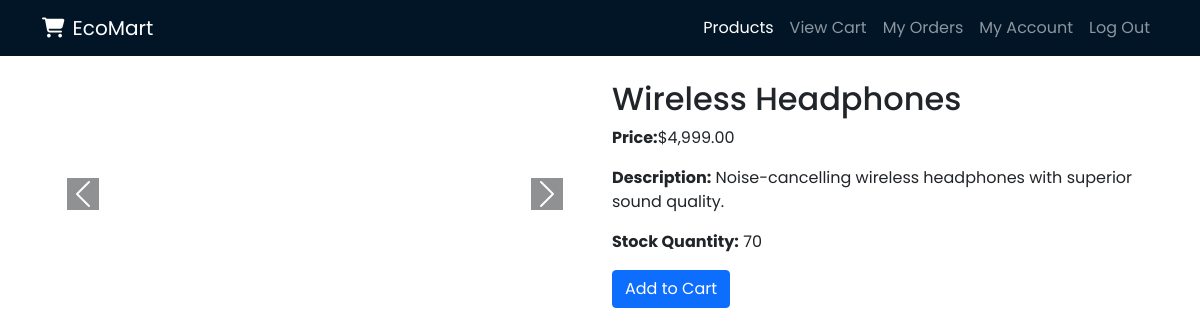
The page /productsDetails.php?product_id=7 (signed in) on the database its author committed.
### tables this page shows
CREATE TABLE `products` (
  `product_id` bigint(20) NOT NULL,
  `name` varchar(100) NOT NULL,
  `description` text DEFAULT NULL,
  `price` varchar(191) NOT NULL,
  `stock_quantity` int(11) NOT NULL,
  `category_id` bigint(20) DEFAULT NULL,
  `image_url` varchar(191) DEFAULT NULL,
  `created_at` timestamp NOT NULL DEFAULT current_timestamp()
);

### classes/Database.php (called while the page is built, shortened)
<?php
class Database {
    private $host = 'localhost';
    private $dbname = 'ecomart';
    private $username = 'root';
    private $password = '';
    private $conn;
    private function connect() {
        $this->conn = new PDO(
            "mysql:host={$this->host};dbname={$this->dbname}",
            $this->username,
            $this->password
        );
        $this->conn->setAttribute(PDO::ATTR_ERRMODE, PDO::ERRMODE_EXCEPTION);
    }
    public function getConnection() {
        return $this->conn;
    }
}

### classes/Product.php (called while the page is built, shortened)
<?php
require_once 'Database.php';
class Product
{
    private $conn;
    private $table = 'products';
    public function __construct() {
        $db = new Database();
        $this->conn = $db->getConnection();
    }
    public function getProductById($product_id)
    {
        $query = "SELECT * FROM " . $this->table . " WHERE product_id = :product_id";
        $stmt = $this->conn->prepare($query);
        $stmt->bindParam(':product_id', $product_id);
        $stmt->execute();
        return $stmt->fetch();
    }
}

### productsDetails.php (the view, shortened to what this page needs)
<?php
require_once 'classes/Product.php';
$product_id = isset($_GET['product_id']) ? $_GET['product_id'] : null;
$productinfo = new Product();
$product = $productinfo->getProductById($product_id);
?>
<?php
include_once 'templates/header.php';
include_once 'templates/navbar.php';
?>
<body style="margin-top: 80px;">
<div class="container mt-5">
    <div class="row d-flex justify-content-center align-items-center">
        <div class="col-md-6">
            <div id="productCarousel" class="carousel slide" data-bs-ride="carousel">
                <button class="carousel-control-prev" type="button" data-bs-target="#productCarousel" data-bs-slide="prev" >
                    <span class="carousel-control-prev-icon bg-dark" aria-hidden="true" ></span>
                </button>
                <button class="carousel-control-next" type="button" data-bs-target="#productCarousel" data-bs-slide="next">
                    <span class="carousel-control-next-icon bg-dark" aria-hidden="true"></span>
                </button>
            </div>
        </div>
        <div class="col-md-6">
            <h2><?php echo $product['name']; ?></h2>
            <p><strong>Price:</strong>$<?php echo number_format($product['price'], 2); ?></p>
            <p><strong>Description:</strong> <?php echo $product['description']; ?></p>
            <p><strong>Stock Quantity:</strong> <?php echo $product['stock_quantity']; ?></p>
            <form action="cart.php" method="post">
                <button type="submit" class="btn btn-primary d-flex justify-content-center align-items-center">Add to Cart</button>
            </form>
        </div>
    </div>
</div>
<?php
    include_once 'templates/footer.php';
?>

### css/style.css (style rules this page uses)
* { margin: 0; padding: 0; box-sizing: border-box; }
body { margin-top: 0px; }
body, input { font-family: "Poppins", sans-serif; }

### rows shown on the page
products: name "Wireless Headphones", price "4,999.00", description "Noise-cancelling wireless headphones with superior sound quality.", stock_quantity "70"
